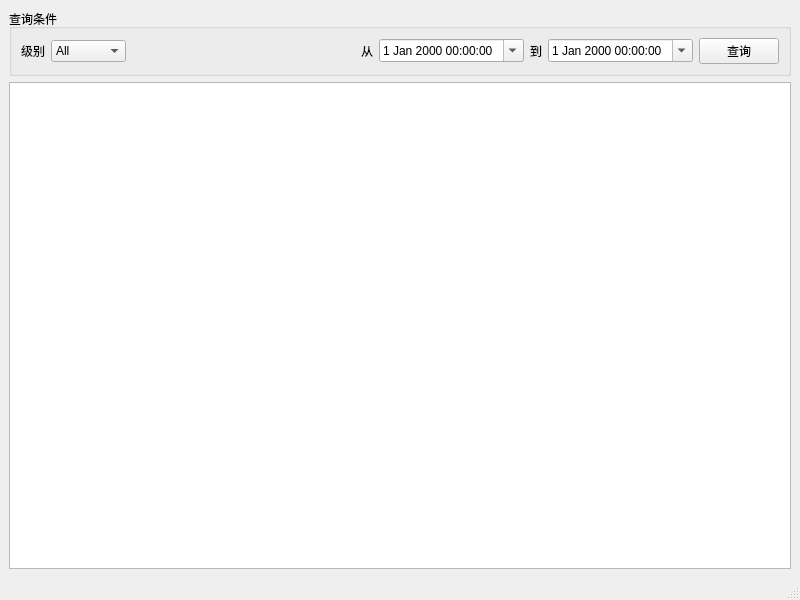
<?xml version="1.0" encoding="UTF-8"?>
<ui version="4.0">
 <class>Logging</class>
 <widget class="QMainWindow" name="Logging">
  <property name="geometry">
   <rect>
    <x>0</x>
    <y>0</y>
    <width>800</width>
    <height>600</height>
   </rect>
  </property>
  <property name="windowTitle">
   <string>MainWindow</string>
  </property>
  <widget class="QWidget" name="centralwidget">
   <layout class="QGridLayout" name="gridLayout_2">
    <item row="0" column="0">
     <widget class="QGroupBox" name="groupBox">
      <property name="title">
       <string>查询条件</string>
      </property>
      <layout class="QGridLayout" name="gridLayout">
       <item row="0" column="6">
        <widget class="QDateTimeEdit" name="dateTimeEdit_end">
         <property name="calendarPopup">
          <bool>true</bool>
         </property>
        </widget>
       </item>
       <item row="0" column="2">
        <spacer name="horizontalSpacer">
         <property name="orientation">
          <enum>Qt::Horizontal</enum>
         </property>
         <property name="sizeHint" stdset="0">
          <size>
           <width>40</width>
           <height>20</height>
          </size>
         </property>
        </spacer>
       </item>
       <item row="0" column="4">
        <widget class="QDateTimeEdit" name="dateTimeEdit_begin">
         <property name="calendarPopup">
          <bool>true</bool>
         </property>
        </widget>
       </item>
       <item row="0" column="5">
        <widget class="QLabel" name="label_3">
         <property name="text">
          <string>到</string>
         </property>
        </widget>
       </item>
       <item row="0" column="0">
        <widget class="QLabel" name="label">
         <property name="text">
          <string>级别</string>
         </property>
        </widget>
       </item>
       <item row="0" column="1">
        <widget class="QComboBox" name="comboBox_level">
         <item>
          <property name="text">
           <string>All</string>
          </property>
         </item>
         <item>
          <property name="text">
           <string>Info</string>
          </property>
         </item>
         <item>
          <property name="text">
           <string>Warning</string>
          </property>
         </item>
         <item>
          <property name="text">
           <string>Error</string>
          </property>
         </item>
         <item>
          <property name="text">
           <string>Fatal</string>
          </property>
         </item>
         <item>
          <property name="text">
           <string>Debug</string>
          </property>
         </item>
        </widget>
       </item>
       <item row="0" column="3">
        <widget class="QLabel" name="label_2">
         <property name="text">
          <string>从</string>
         </property>
        </widget>
       </item>
       <item row="0" column="7">
        <widget class="QPushButton" name="pushButton_search">
         <property name="text">
          <string>查询</string>
         </property>
        </widget>
       </item>
      </layout>
     </widget>
    </item>
    <item row="1" column="0">
     <widget class="QTableView" name="tableView"/>
    </item>
   </layout>
  </widget>
  <widget class="QMenuBar" name="menubar">
   <property name="geometry">
    <rect>
     <x>0</x>
     <y>0</y>
     <width>800</width>
     <height>26</height>
    </rect>
   </property>
  </widget>
  <widget class="QStatusBar" name="statusbar"/>
 </widget>
 <resources/>
 <connections/>
</ui>
